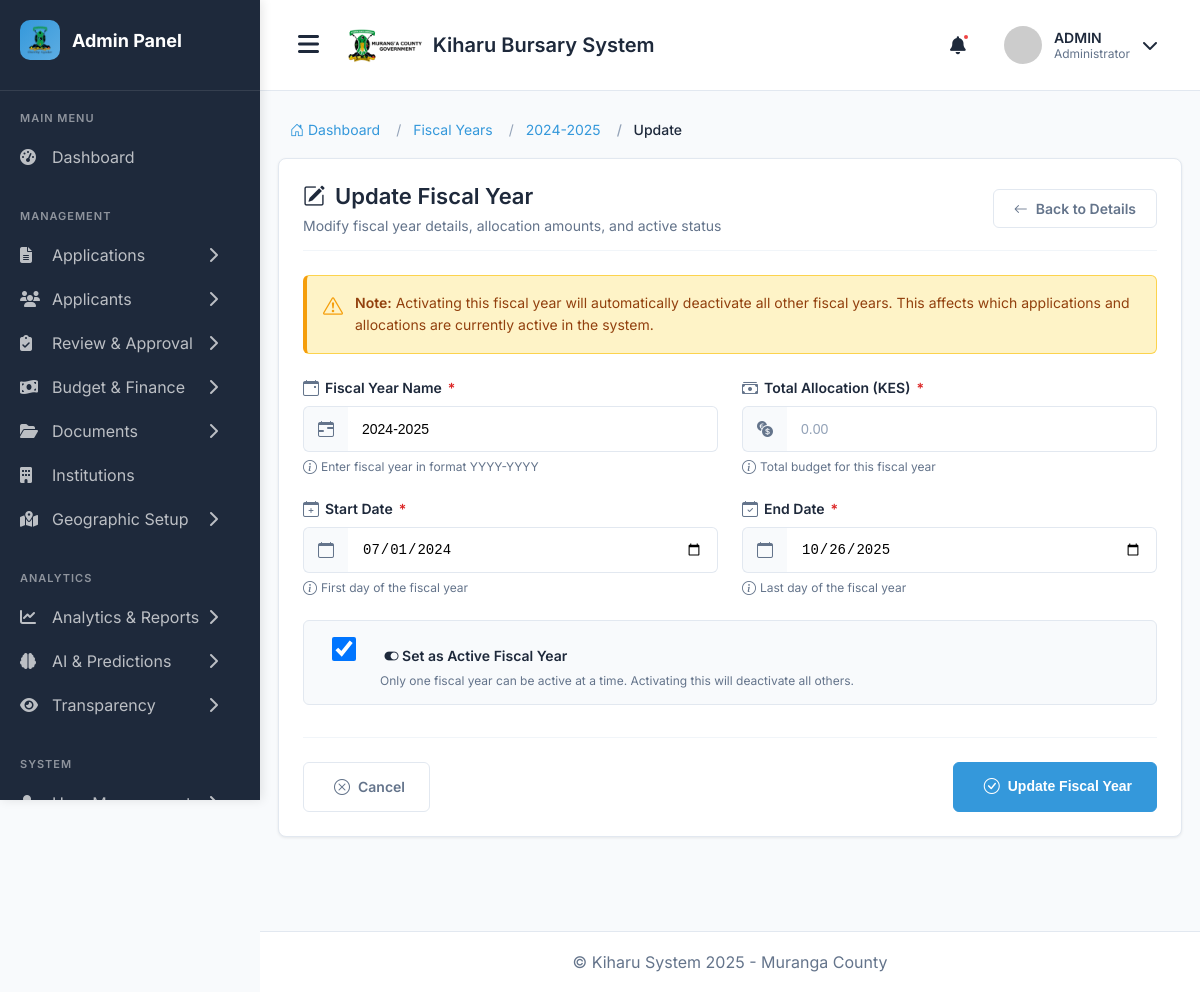
The app's page /admin-fiscal-years/1/edit/ (signed in) with its own data.
### main_application/models.py (models this page shows, shortened)
class FiscalYear(models.Model):
    name = models.CharField(max_length=20, unique=True)  # e.g., "2024-2025"
    start_date = models.DateField()
    end_date = models.DateField()
    county = models.ForeignKey(County, on_delete=models.CASCADE, related_name='fiscal_years')
    total_county_budget = models.DecimalField(
        max_digits=15,
        decimal_places=2,
        help_text="Total county budget for the year"
    )
    education_budget = models.DecimalField(
        max_digits=15,
        decimal_places=2,
        help_text="Education sector allocation"
    )
    total_bursary_allocation = models.DecimalField(
        max_digits=12,
        decimal_places=2,
        help_text="Total county bursary allocation for the year"
    )
    equitable_share = models.DecimalField(
        max_digits=15,
        decimal_places=2,
        default=0,
        help_text="Equitable share from National Treasury"
    )
    conditional_grants = models.DecimalField(
        max_digits=15,
        decimal_places=2,
        default=0,
        help_text="Conditional allocations from National Treasury"
    )
    number_of_disbursement_rounds = models.PositiveIntegerField(
        default=2,
        help_text="How many times bursaries are disbursed per year (e.g., 2, 4, or 5)"
    )
    is_active = models.BooleanField(default=False)
    application_open = models.BooleanField(default=False)
    application_deadline = models.DateField(blank=True, null=True)
    created_at = models.DateTimeField(auto_now_add=True)
    created_by = models.ForeignKey(User, on_delete=models.SET_NULL, null=True)
    class Meta:
        ordering = ['-start_date']

### main_application/views.py (the view, shortened to what this page needs)
# urls.py: path('admin-fiscal-years/<int:pk>/edit/', views.fiscal_year_update, name='fiscal_year_update'),
@login_required
@user_passes_test(is_admin)
def fiscal_year_update(request, pk):
    fiscal_year = get_object_or_404(FiscalYear, pk=pk)
    context = {'fiscal_year': fiscal_year}
    return render(request, 'admin/fiscal_year_update.html', context)

### main_application/views.py (called while the page is built)
def is_admin(user):
    return user.user_type == 'admin'

### templates/admin/fiscal_year_update.html (shortened to what this page needs)
{% extends "admin_base.html" %}
{% block content %}
<div class="container-fluid">
    <nav aria-label="breadcrumb">
        <ol class="breadcrumb">
            <li class="breadcrumb-item">
                <a href="{% url 'admin_dashboard' %}">
                    <i class="bi bi-house-door"></i> Dashboard
                </a>
            </li>
            <li class="breadcrumb-item">
                <a href="{% url 'fiscal_year_list' %}">Fiscal Years</a>
            </li>
            <li class="breadcrumb-item">
                <a href="{% url 'fiscal_year_detail' fiscal_year.pk %}">{{ fiscal_year.name }}</a>
            </li>
            <li class="breadcrumb-item active" aria-current="page">Update</li>
        </ol>
    </nav>
    <div class="row justify-content-center">
        <div class="col-lg-12">
            <div class="section-container">
                <div class="page-header">
                    <div>
                        <h1 class="page-title">
                            <i class="bi bi-pencil-square"></i>
                            Update Fiscal Year
                        </h1>
                        <p class="page-subtitle">
                            Modify fiscal year details, allocation amounts, and active status
                        </p>
                    </div>
                    <a href="{% url 'fiscal_year_detail' fiscal_year.pk %}" class="back-btn">
                        <i class="bi bi-arrow-left"></i>
                        Back to Details
                    </a>
                </div>
                <div class="alert-warning">
                    <i class="bi bi-exclamation-triangle"></i>
                    <div class="alert-warning-text">
                        <strong>Note:</strong> Activating this fiscal year will automatically deactivate all other fiscal years.
                        This affects which applications and allocations are currently active in the system.
                    </div>
                </div>
                <form method="post">
                    <div class="row">
                        <div class="col-md-6">
                            <div class="form-section">
                                <label for="name" class="form-label">
                                    <i class="bi bi-calendar-event"></i>
                                    Fiscal Year Name
                                    <span class="text-danger">*</span>
                                </label>
                                <div class="input-group">
                                    <span class="input-group-text">
                                        <i class="bi bi-calendar-range"></i>
                                    </span>
                                    <input type="text"
                                           class="form-control"
                                           id="name"
                                           name="name"
                                           value="{{ fiscal_year.name }}"
                                           placeholder="e.g., 2024-2025"
                                           required>
                                </div>
                                <div class="form-text">
                                    <i class="bi bi-info-circle"></i>
                                    Enter fiscal year in format YYYY-YYYY
                                </div>
                            </div>
                        </div>
                        <div class="col-md-6">
                            <div class="form-section">
                                <label for="total_allocation" class="form-label">
                                    <i class="bi bi-cash-stack"></i>
                                    Total Allocation (KES)
                                    <span class="text-danger">*</span>
                                </label>
                                <div class="input-group">
                                    <span class="input-group-text">
                                        <i class="bi bi-currency-exchange"></i>
                                    </span>
                                    <input type="number"
                                           class="form-control"
                                           id="total_allocation"
                                           name="total_allocation"
                                           step="0.01"
                                           min="0"
                                           value="{{ fiscal_year.total_allocation }}"
                                           placeholder="0.00"
                                           required>
                                </div>
                                <div class="form-text">
                                    <i class="bi bi-info-circle"></i>
                                    Total budget for this fiscal year
                                </div>
                            </div>
                        </div>
                    </div>
                    <div class="row">
                        <div class="col-md-6">
                            <div class="form-section">
                                <label for="start_date" class="form-label">
                                    <i class="bi bi-calendar-plus"></i>
                                    Start Date
                                    <span class="text-danger">*</span>
                                </label>
                                <div class="input-group">
                                    <span class="input-group-text">
                                        <i class="bi bi-calendar"></i>
                                    </span>
                                    <input type="date"
                                           class="form-control"
                                           id="start_date"
                                           name="start_date"
                                           value="{{ fiscal_year.start_date|date:'Y-m-d' }}"
                                           required>
                                </div>
                                <div class="form-text">
                                    <i class="bi bi-info-circle"></i>
                                    First day of the fiscal year
                                </div>
                            </div>
                        </div>
                        <div class="col-md-6">
                            <div class="form-section">
                                <label for="end_date" class="form-label">
                                    <i class="bi bi-calendar-check"></i>
                                    End Date
                                    <span class="text-danger">*</span>
                                </label>
                                <div class="input-group">
                                    <span class="input-group-text">
                                        <i class="bi bi-calendar"></i>
                                    </span>
                                    <input type="date"
                                           class="form-control"
                                           id="end_date"
                                           name="end_date"
                                           value="{{ fiscal_year.end_date|date:'Y-m-d' }}"
                                           required>
                                </div>
                                <div class="form-text">
                                    <i class="bi bi-info-circle"></i>
                                    Last day of the fiscal year
                                </div>
                            </div>
                        </div>
                    </div>
                    <div class="form-check">
                        <input class="form-check-input"
                               type="checkbox"
                               role="switch"
                               id="is_active"
                               name="is_active"
                               {% if fiscal_year.is_active %}checked{% endif %}>
                        <label class="form-check-label" for="is_active">
                            <i class="bi bi-toggle-on"></i>
                            Set as Active Fiscal Year
                        </label>
                        <div class="form-text">
                            Only one fiscal year can be active at a time. Activating this will deactivate all others.
                        </div>
                    </div>
                    <div class="form-actions">
                        <a href="{% url 'fiscal_year_detail' fiscal_year.pk %}" class="btn btn-secondary">
                            <i class="bi bi-x-circle"></i>
                            Cancel
                        </a>
                        <button type="submit" class="btn btn-primary">
                            <i class="bi bi-check-circle"></i>
                            Update Fiscal Year
                        </button>
                    </div>
                </form>
            </div>
        </div>
    </div>
</div>
{% endblock %}

### templates/admin_base.html (style rules this page uses)
* { margin: 0; padding: 0; box-sizing: border-box; }
:root { --primary-color: #3498db; --primary-hover: #2980b9; --sidebar-bg: #1E293B; --sidebar-hover: #334155; --main-bg: #F8FAFC; --card-bg: #FFFFFF; --text-primary: #1E293B; --text-secondary: #64748B; --border-color: #E2E8F0; --success-color: #10B981; --danger-color: #EF4444; --warning-color: #F59E0B; }
body { font-family: 'Inter', sans-serif; background-color: var(--main-bg); color: var(--text-primary); overflow-x: hidden; }
.page-header { margin-bottom: 30px; }
.page-title { font-size: 28px; font-weight: 700; margin-bottom: 8px; }
.breadcrumb { display: flex; gap: 8px; color: var(--text-secondary); font-size: 14px; }
.breadcrumb a { color: var(--text-secondary); text-decoration: none; }
.btn { display: inline-block; font-weight: 500; line-height: 1.5; color: #1E293B; text-align: center; text-decoration: none; vertical-align: middle; cursor: pointer; user-select: none; background-color: transparent; border: 1px solid transparent; padding: 10px 20px; font-size: 14px; border-radius: 6px; transition: all 0.3s ease; white-space: nowrap; }
.btn-primary { color: #ffffff; background-color: #3498db; border-color: #3498db; }
.btn-secondary { color: #ffffff; background-color: #6c757d; border-color: #6c757d; }
.btn i { margin-right: 6px; font-size: 16px; vertical-align: middle; }
.btn i:last-child { margin-right: 0; margin-left: 6px; }
.alert-warning { background-color: #fffbeb; border-left: 4px solid #f59e0b; color: #78350f; }

### records on screen
FiscalYear: name "2024-2025", start_date "07/01/2024", end_date "10/26/2025", is_active "☑"
